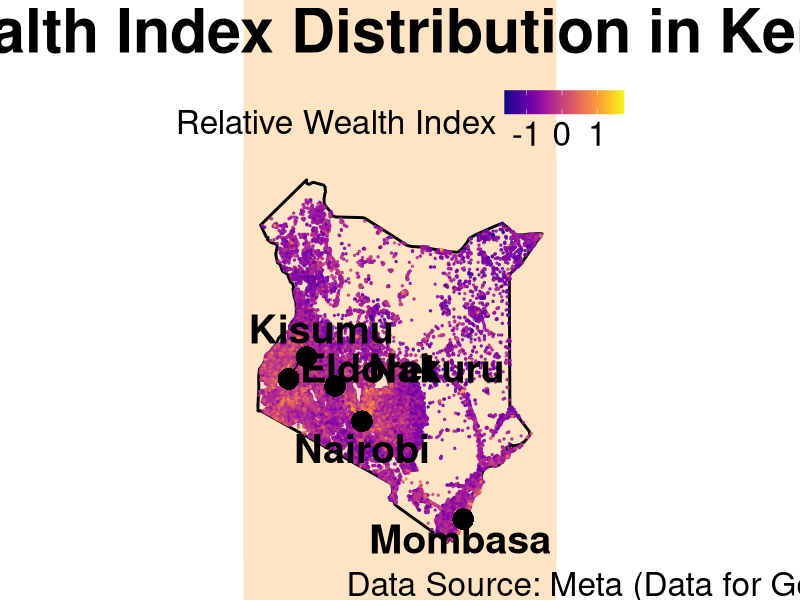
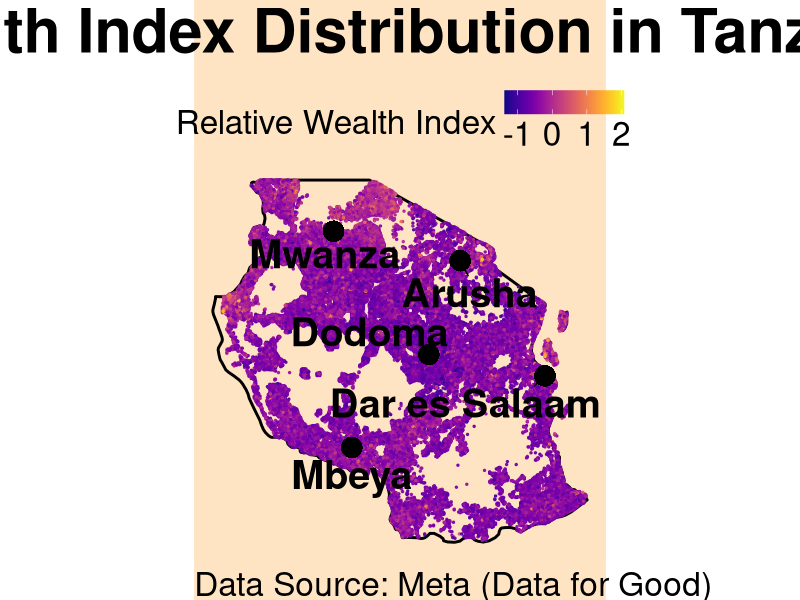
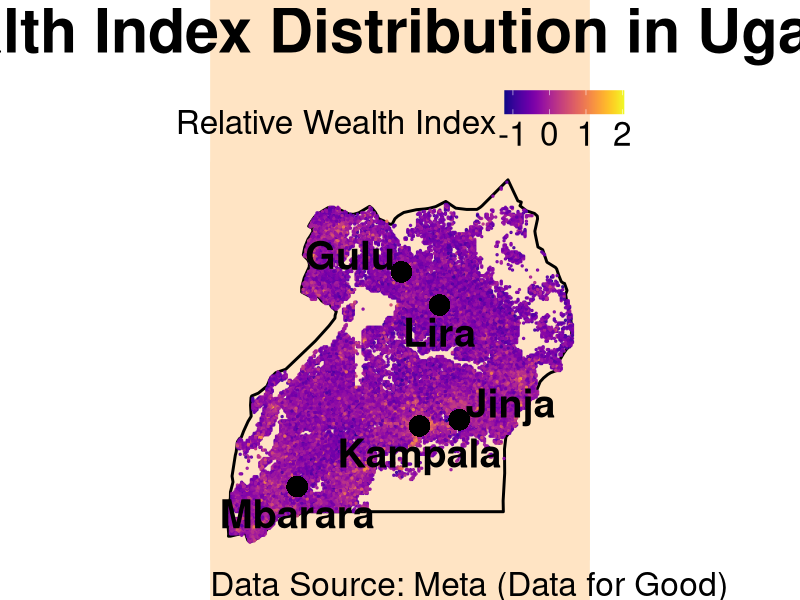
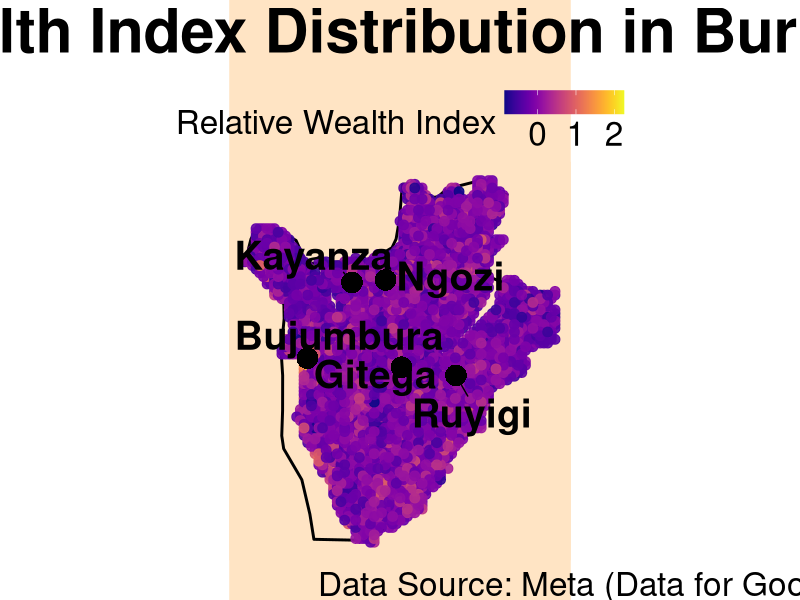
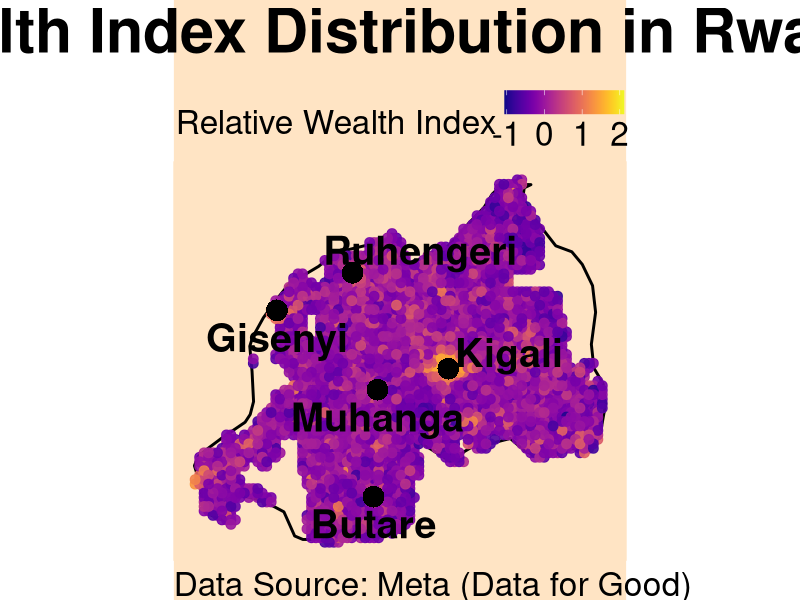
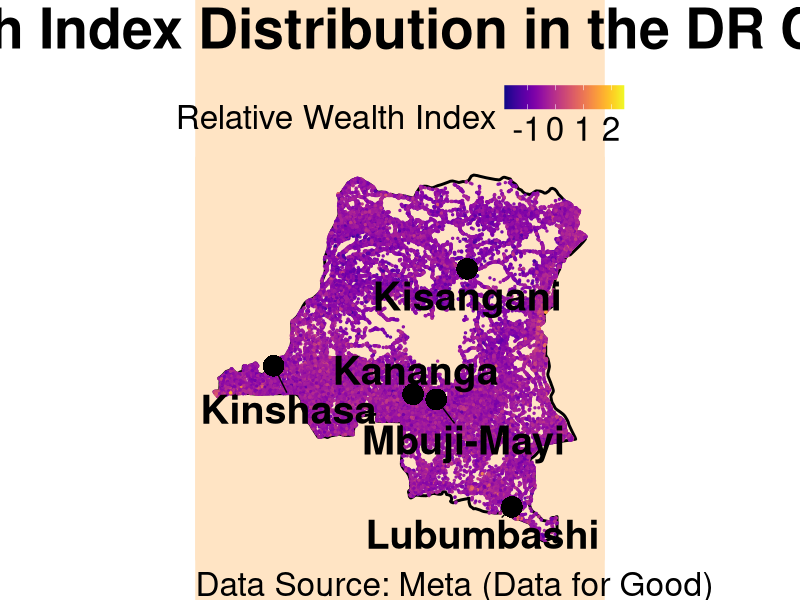
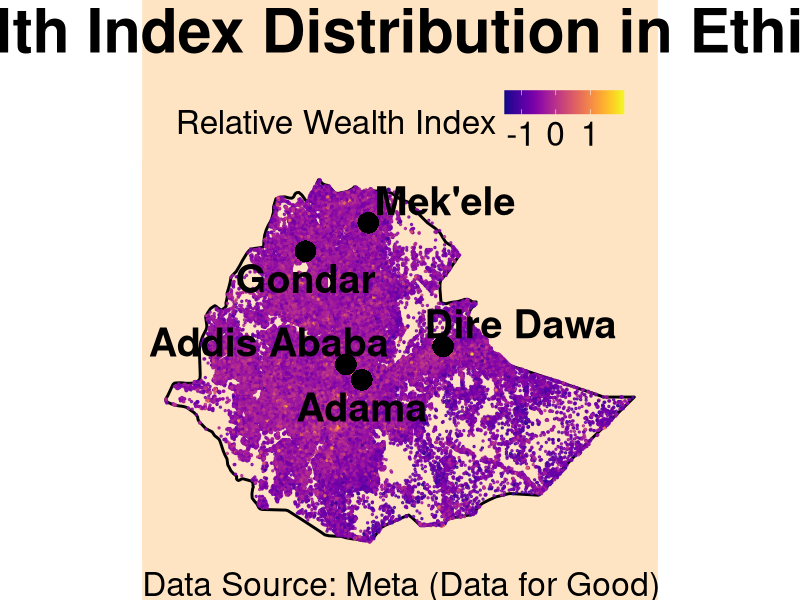
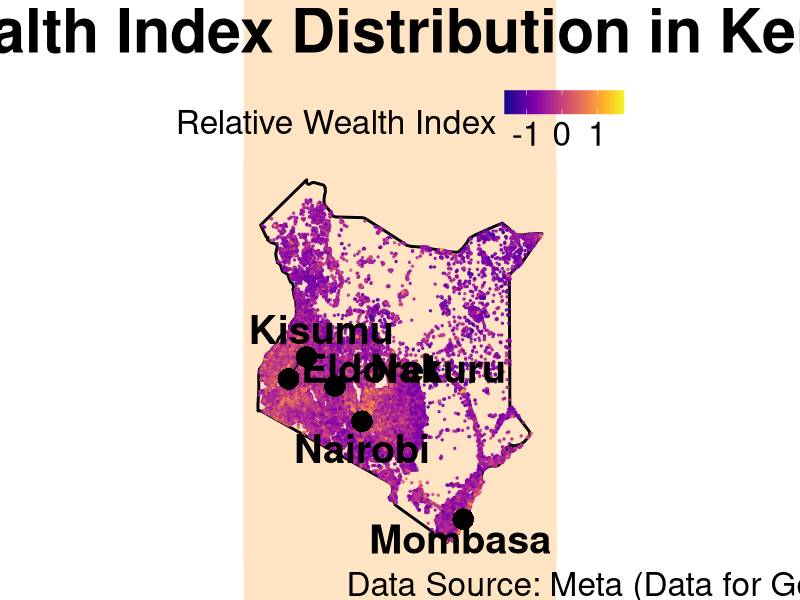

Here is the R script that generated these plots, in order:
# Relative Wealth Index - East Africa
# using the Meta DataforGood dataset

# Install necessary packages
# install.packages(c("ggplot2", "sf", "viridis", "rnaturalearth", "rnaturalearthdata"))

# Load the libraries
library(ggplot2)
library(sf)
library(ggrepel)
library(viridis)
library(rnaturalearth)
library(rnaturalearthdata)

# Kenya

# Read the CSV file
ken_data <- read.csv("sub_pro_2_rel_wealth_index_meta/datasets/ken_relative_wealth_index.csv")

# Convert the data to an sf object
ken_data_sf <- st_as_sf(ken_data, coords = c("longitude", "latitude"), crs = 4326)

# Kenya country borders
kenya <- ne_countries(scale = "medium", country = "Kenya", returnclass = "sf")

# Create a data frame with major Kenyan towns
major_towns_kenya <- data.frame(
  name = c("Nairobi", "Mombasa", "Kisumu", "Nakuru", "Eldoret"),
  longitude = c(36.8219, 39.6682, 34.7617, 36.0667, 35.2699),
  latitude = c(-1.2921, -4.0435, -0.1022, -0.3031, 0.5143)
)

# Map of Kenya

ggplot() +
  geom_sf(data = kenya, fill = NA, color = "black", linewidth = 1) + # Add Kenya borders
  geom_point(data = ken_data, aes(x = longitude, y = latitude, color = rwi), size = 0.5, alpha = 0.8) +
  geom_text_repel(data = major_towns_kenya, aes(x = longitude, y = latitude, label = name), 
            color = "black", fontface = "bold", check_overlap = TRUE, size = 10, vjust = 1.5) +
  geom_point(data = major_towns_kenya, aes(x = longitude, y = latitude), 
             color = "black", size = 7, shape = 16) +
  scale_color_viridis(option = "plasma") +
  theme_void() +
  labs(title = "Wealth Index Distribution in Kenya",
       subtitle = "",
       caption = "Data Source: Meta (Data for Good)",
       color = "Relative Wealth Index") +
  theme(plot.title = element_text(family="Helvetica", face="bold", size = 44, hjust = 0.5),
        #plot.subtitle = element_text(family="Helvetica", size = 24, hjust = 0.5),
        plot.title.position = 'plot',
        plot.caption = element_text(family = "Helvetica",size = 24, hjust = -0.5, vjust = 0.5),
        plot.caption.position = 'plot',
        plot.background = element_rect(fill = "bisque1", colour = "bisque1"),
        panel.background = element_rect(fill = "bisque1", colour = "bisque1"),
        legend.title = element_text(family="Helvetica", size = 24),
        legend.text = element_text(size = 24), 
        legend.position = "top")

ggsave("sub_pro_2_rel_wealth_index_meta/images/kenya.png", width = 12, height = 12, dpi = 72)

# Tanzania

# Read the CSV file
tza_data <- read.csv("sub_pro_2_rel_wealth_index_meta/datasets/tza_relative_wealth_index.csv")

# Convert the data to an sf object
tza_data_sf <- st_as_sf(tza_data, coords = c("longitude", "latitude"), crs = 4326)

# Tanzania country borders
tanzania <- ne_countries(scale = "medium", country = "United Republic of Tanzania", returnclass = "sf")

# Create a data frame with major Tanzanian towns
major_towns_tanzania <- data.frame(
  name = c("Dodoma", "Dar es Salaam", "Mwanza", "Arusha", "Mbeya"),
  latitude = c(-6.1630, -6.7924, -2.5164, -3.3869, -8.9094),
  longitude = c(35.7516, 39.2083, 32.9175, 36.6828, 33.4582)
)

# Map of Tanzania

ggplot() +
  geom_sf(data = tanzania, fill = NA, color = "black", linewidth = 1) + # Add Tanzania borders
  geom_point(data = tza_data, aes(x = longitude, y = latitude, color = rwi), size = 0.5, alpha = 0.9) +
  geom_text_repel(data = major_towns_tanzania, aes(x = longitude, y = latitude, label = name), 
                  color = "black", fontface = "bold", check_overlap = TRUE, size = 10, vjust = 1.5) +
  geom_point(data = major_towns_tanzania, aes(x = longitude, y = latitude), 
             color = "black", size = 7, shape = 16) +
  scale_color_viridis(option = "plasma") +
  theme_void() +
  labs(title = "Wealth Index Distribution in Tanzania",
       subtitle = "",
       caption = "Data Source: Meta (Data for Good)",
       color = "Relative Wealth Index") +
  theme(plot.title = element_text(family="Helvetica", face="bold", size = 44, hjust = 0.5),
        #plot.subtitle = element_text(family="Helvetica", size = 24, hjust = 0.5),
        plot.title.position = 'plot',
        plot.caption = element_text(family = "Helvetica",size = 24, vjust = 0.5, hjust = 0),
        plot.caption.position = 'plot',
        plot.background = element_rect(fill = "bisque1", colour = "bisque1"),
        panel.background = element_rect(fill = "bisque1", colour = "bisque1"),
        legend.title = element_text(family="Helvetica", size = 24),
        legend.text = element_text(size = 24), 
        legend.position = "top")

ggsave("sub_pro_2_rel_wealth_index_meta/images/tanzania.png", width = 12, height = 12, dpi = 72)


# Uganda

# Read the CSV file
uga_data <- read.csv("sub_pro_2_rel_wealth_index_meta/datasets/uga_relative_wealth_index.csv")

# Convert the data to an sf object
uga_data_sf <- st_as_sf(uga_data, coords = c("longitude", "latitude"), crs = 4326)

# Uganda country borders
uganda <- ne_countries(scale = "medium", country = "Uganda", returnclass = "sf")

# Create a data frame with major Ugandan towns
major_towns_uganda <- data.frame(
    name = c("Kampala", "Gulu", "Lira", "Jinja", "Mbarara"),
    latitude = c(0.3476, 2.7716, 2.2491, 0.4443, -0.6072),
    longitude = c(32.5825, 32.2989, 32.8998, 33.2086, 30.6580)
  )

# Map of Uganda

ggplot() +
  geom_sf(data = uganda, fill = NA, color = "black", linewidth = 1) + # Add Uganda borders
  geom_point(data = uga_data, aes(x = longitude, y = latitude, color = rwi), size = 0.5, alpha = 0.9) +
  geom_text_repel(data = major_towns_uganda, aes(x = longitude, y = latitude, label = name), 
                  color = "black", fontface = "bold", check_overlap = TRUE, size = 10, vjust = 1.5) +
  geom_point(data = major_towns_uganda, aes(x = longitude, y = latitude), 
             color = "black", size = 7, shape = 16) +
  scale_color_viridis(option = "plasma") +
  theme_void() +
  labs(title = "Wealth Index Distribution in Uganda",
       subtitle = "",
       caption = "Data Source: Meta (Data for Good)",
       color = "Relative Wealth Index") +
  theme(plot.title = element_text(family="Helvetica", face="bold", size = 44, hjust = 0.5),
        #plot.subtitle = element_text(family="Helvetica", size = 24, hjust = 0.5),
        plot.title.position = 'plot',
        plot.caption = element_text(family = "Helvetica",size = 24, vjust = 0.5, hjust = 0),
        plot.caption.position = 'plot',
        plot.background = element_rect(fill = "bisque1", colour = "bisque1"),
        panel.background = element_rect(fill = "bisque1", colour = "bisque1"),
        legend.title = element_text(family="Helvetica", size = 24),
        legend.text = element_text(size = 24), 
        legend.position = "top")

ggsave("sub_pro_2_rel_wealth_index_meta/images/uganda.png", width = 12, height = 12, dpi = 72)


# Burundi

# Read the CSV file
bdi_data <- read.csv("sub_pro_2_rel_wealth_index_meta/datasets/bdi_relative_wealth_index.csv")

# Convert the data to an sf object
bdi_data_sf <- st_as_sf(bdi_data, coords = c("longitude", "latitude"), crs = 4326)

# Burundi country borders
burundi <- ne_countries(scale = "medium", country = "Burundi", returnclass = "sf")

# Create a data frame with major Burundian towns
major_towns_burundi <- data.frame(
  name = c("Bujumbura", "Gitega", "Ngozi", "Ruyigi", "Kayanza"),
  latitude = c(-3.3731, -3.4264, -2.9075, -3.4753, -2.9227),
  longitude = c(29.3644, 29.9246, 29.8301, 30.2485, 29.6295)
)

# Map of Burundi

ggplot() +
  geom_sf(data = burundi, fill = NA, color = "black", linewidth = 1) + # Add Burundi borders
  geom_point(data = bdi_data, aes(x = longitude, y = latitude, color = rwi), size = 3, alpha = 0.9) +
  geom_text_repel(data = major_towns_burundi, aes(x = longitude, y = latitude, label = name), 
                  color = "black", fontface = "bold", check_overlap = TRUE, size = 10, vjust = 1.5) +
  geom_point(data = major_towns_burundi, aes(x = longitude, y = latitude), 
             color = "black", size = 7, shape = 16) +
  scale_color_viridis(option = "plasma") +
  theme_void() +
  labs(title = "Wealth Index Distribution in Burundi",
       subtitle = "",
       caption = "Data Source: Meta (Data for Good)",
       color = "Relative Wealth Index") +
  theme(plot.title = element_text(family="Helvetica", face="bold", size = 44, hjust = 0.5),
        #plot.subtitle = element_text(family="Helvetica", size = 24, hjust = 0.5),
        plot.title.position = 'plot',
        plot.caption = element_text(family = "Helvetica",size = 24, vjust = 0.5, hjust = -0.5),
        plot.caption.position = 'plot',
        plot.background = element_rect(fill = "bisque1", colour = "bisque1"),
        panel.background = element_rect(fill = "bisque1", colour = "bisque1"),
        legend.title = element_text(family="Helvetica", size = 24),
        legend.text = element_text(size = 24), 
        legend.position = "top")

ggsave("sub_pro_2_rel_wealth_index_meta/images/burundi.png", width = 12, height = 12, dpi = 72)


# Rwanda

# Read the CSV file
rwa_data <- read.csv("sub_pro_2_rel_wealth_index_meta/datasets/rwa_relative_wealth_index.csv")

# Convert the data to an sf object
rwa_data_sf <- st_as_sf(rwa_data, coords = c("longitude", "latitude"), crs = 4326)

# Rwanda country borders
rwanda <- ne_countries(scale = "medium", country = "Rwanda", returnclass = "sf")

# Create a data frame with major Rwandan towns
major_towns_rwanda <- data.frame(
  name = c("Kigali", "Butare", "Gisenyi", "Ruhengeri", "Muhanga"),
  latitude = c(-1.9706, -2.5985, -1.6840, -1.4998, -2.0736),
  longitude = c(30.1044, 29.7370, 29.2625, 29.6342, 29.7565)
)

# Map of Rwanda

ggplot() +
  geom_sf(data = rwanda, fill = NA, color = "black", linewidth = 1) + # Add Rwanda borders
  geom_point(data = rwa_data, aes(x = longitude, y = latitude, color = rwi), size = 3, alpha = 0.9) +
  geom_text_repel(data = major_towns_rwanda, aes(x = longitude, y = latitude, label = name), 
                  color = "black", fontface = "bold", check_overlap = TRUE, size = 10, vjust = 1.5) +
  geom_point(data = major_towns_rwanda, aes(x = longitude, y = latitude), 
             color = "black", size = 7, shape = 16) +
  scale_color_viridis(option = "plasma") +
  theme_void() +
  labs(title = "Wealth Index Distribution in Rwanda",
       subtitle = "",
       caption = "Data Source: Meta (Data for Good)",
       color = "Relative Wealth Index") +
  theme(plot.title = element_text(family="Helvetica", face="bold", size = 44, hjust = 0.5),
        #plot.subtitle = element_text(family="Helvetica", size = 24, hjust = 0.5),
        plot.title.position = 'plot',
        plot.caption = element_text(family = "Helvetica",size = 24, vjust = 0.5, hjust = 0),
        plot.caption.position = 'plot',
        plot.background = element_rect(fill = "bisque1", colour = "bisque1"),
        panel.background = element_rect(fill = "bisque1", colour = "bisque1"),
        legend.title = element_text(family="Helvetica", size = 24),
        legend.text = element_text(size = 24), 
        legend.position = "top")

ggsave("sub_pro_2_rel_wealth_index_meta/images/rwanda.png", width = 12, height = 12, dpi = 72)


# DR Congo

# Read the CSV file
cod_data <- read.csv("sub_pro_2_rel_wealth_index_meta/datasets/cod_relative_wealth_index.csv")

# Convert the data to an sf object
cod_data_sf <- st_as_sf(cod_data, coords = c("longitude", "latitude"), crs = 4326)

# Democratic Republic of the Congo country borders
drcongo <- ne_countries(scale = "medium", country = "Democratic Republic of the Congo", returnclass = "sf")

# Create a data frame with major Democratic Republic of the Congo towns
major_towns_cod <- data.frame(
  name = c("Kinshasa", "Lubumbashi", "Mbuji-Mayi", "Kananga", "Kisangani"),
  latitude = c(-4.4419, -11.6600, -6.1573, -5.8962, 0.5153),
  longitude = c(15.2663, 27.4794, 23.6045, 22.4166, 25.1900)
)

# Map of DR Congo

ggplot() +
  geom_sf(data = drcongo, fill = NA, color = "black", linewidth = 1) + # Add DR Congo borders
  geom_point(data = cod_data, aes(x = longitude, y = latitude, color = rwi), size = 0.5, alpha = 0.9) +
  geom_text_repel(data = major_towns_cod, aes(x = longitude, y = latitude, label = name), 
                  color = "black", fontface = "bold", check_overlap = TRUE, size = 10, vjust = 1.5) +
  geom_point(data = major_towns_cod, aes(x = longitude, y = latitude), 
             color = "black", size = 7, shape = 16) +
  scale_color_viridis(option = "plasma") +
  theme_void() +
  labs(title = "Wealth Index Distribution in the DR Congo",
       subtitle = "",
       caption = "Data Source: Meta (Data for Good)",
       color = "Relative Wealth Index") +
  theme(plot.title = element_text(family="Helvetica", face="bold", size = 40, hjust = 0.5),
        #plot.subtitle = element_text(family="Helvetica", size = 24, hjust = 0.5),
        plot.title.position = 'plot',
        plot.caption = element_text(family = "Helvetica",size = 24, vjust = 0.5, hjust = 0),
        plot.caption.position = 'plot',
        plot.background = element_rect(fill = "bisque1", colour = "bisque1"),
        panel.background = element_rect(fill = "bisque1", colour = "bisque1"),
        legend.title = element_text(family="Helvetica", size = 24),
        legend.text = element_text(size = 24), 
        legend.position = "top")

ggsave("sub_pro_2_rel_wealth_index_meta/images/drcongo.png", width = 12, height = 12, dpi = 72)

# 6. Ethiopia

# Read the CSV file
eth_data <- read.csv("sub_pro_2_rel_wealth_index_meta/datasets/eth_relative_wealth_index.csv")

# Convert the data to an sf object
eth_data_sf <- st_as_sf(eth_data, coords = c("longitude", "latitude"), crs = 4326)

# Ethiopia country borders
ethiopia <- ne_countries(scale = "medium", country = "Ethiopia", returnclass = "sf")

# Create a data frame with major Ethiopian towns
major_towns_ethiopia <- data.frame(
  name = c("Addis Ababa", "Dire Dawa", "Mek'ele", "Adama", "Gondar"),
  longitude = c(38.7578, 41.8661, 39.4753, 39.2671, 37.4667),
  latitude = c(9.0252, 9.5951, 13.4967, 8.5400, 12.6000)
)

# Map of Ethiopian towns

ggplot() +
  geom_sf(data = ethiopia, fill = NA, color = "black", linewidth = 1) + # Add Ethiopia borders
  geom_point(data = eth_data, aes(x = longitude, y = latitude, color = rwi), size = 0.5, alpha = 0.8) +
  geom_text_repel(data = major_towns_ethiopia, aes(x = longitude, y = latitude, label = name), 
                  color = "black", fontface = "bold", check_overlap = TRUE, size = 10, vjust = 1.5) +
  geom_point(data = major_towns_ethiopia, aes(x = longitude, y = latitude), 
             color = "black", size = 7, shape = 16) +
  scale_color_viridis(option = "plasma") +
  theme_void() +
  labs(title = "Wealth Index Distribution in Ethiopia",
       subtitle = "",
       caption = "Data Source: Meta (Data for Good)",
       color = "Relative Wealth Index") +
  theme(plot.title = element_text(family="Helvetica", face="bold", size = 44, hjust = 0.5),
        #plot.subtitle = element_text(family="Helvetica", size = 24, hjust = 0.5),
        plot.title.position = 'plot',
        plot.caption = element_text(family = "Helvetica",size = 24, vjust = 0.5, hjust = 0),
        plot.caption.position = 'plot',
        plot.background = element_rect(fill = "bisque1", colour = "bisque1"),
        panel.background = element_rect(fill = "bisque1", colour = "bisque1"),
        legend.title = element_text(family="Helvetica", size = 24),
        legend.text = element_text(size = 24), 
        legend.position = "top")

ggsave("sub_pro_2_rel_wealth_index_meta/images/ethiopia.png", width = 12, height = 12, dpi = 72)
